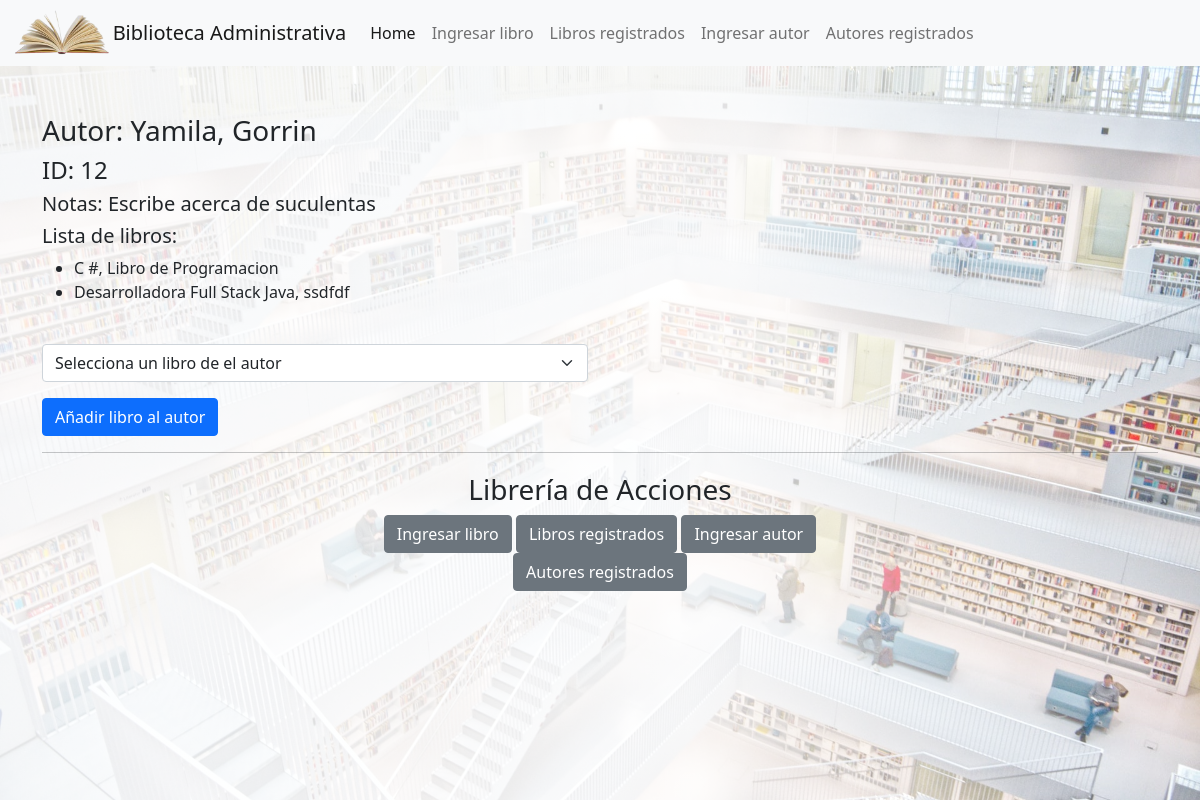
Screenshot of /ver_autor/12 with the database file from the repository.
### books_authors_app/models.py (models this page shows, shortened)
class Autor(models.Model):
    nombre = models.CharField(max_length=45)
    apellido = models.CharField(max_length=45)
    libros = models.ManyToManyField(Libro, related_name="autores")
    notas = models.CharField(max_length=255)
    created_at = models.DateTimeField(auto_now_add=True)
    updated_at = models.DateTimeField(auto_now_add=True)
    def __str__(self):
        return f"Autor: {self.nombre}, {self.apellido}, {self.libros.all()}"

class Libro(models.Model):
    titulo = models.CharField(max_length=255)
    desc = models.CharField(max_length=255)
    created_at = models.DateTimeField(auto_now_add=True)
    updated_at = models.DateTimeField(auto_now_add=True)
    def __repr__(self):
        return f"Libro: {self.titulo}, {self.desc}"

### books_authors_app/views.py (the view)
# urls.py: path('ver_autor/<int:id>', views.ver_autor),
def ver_autor(request, id):
    autor = Autor.objects.get(id=id)
    print("-"*10 , "Vamos a mostrar autor: ", autor)
    libro_add= []
    for libro in Libro.objects.all():
        if libro not in autor.libros.all():
            libro_add.append(libro)
    context = {
        'autor' : autor,
        'libro_add': libro_add,
    }
    return render(request, 'autor_libros.html', context)

### books_authors_app/templates/autor_libros.html (shortened to what this page needs)
<!DOCTYPE html>
<html lang="en">
<head>
    {% load static %}
    <link href="https://cdn.jsdelivr.net/npm/bootstrap@5.1.0/dist/css/bootstrap.min.css" rel="stylesheet"
>
    <link rel="stylesheet" href="{% static 'css/style.css' %}">
</head>
<body>
    <section class="bg">
        <nav class="navbar navbar-expand-lg navbar-light bg-light">
            <div class="container-fluid">
                <img src="{% static 'img/libro.png' %}" class="img-nav" /><a class="navbar-brand" href="#">Biblioteca
                    Administrativa</a>
                <div class="collapse navbar-collapse" id="navbarText">
                    <ul class="navbar-nav me-auto mb-2 mb-lg-0">
                        <li class="nav-item">
                            <a class="nav-link active" aria-current="page" href="/">Home</a>
                        </li>
                        <li class="nav-item">
                            <a class="nav-link" aria-current="page" href="/libros">Ingresar libro</a>
                        </li>
                        <li class="nav-item">
                            <a class="nav-link" href="/libros">Libros registrados</a>
                        </li>
                        <li class="nav-item">
                            <a class="nav-link" href="/autores">Ingresar autor</a>
                        </li>
                        <li class="nav-item">
                            <a class="nav-link" href="/autores">Autores registrados</a>
                        </li>
                    </ul>
                </div>
            </div>
        </nav>
    <div class="container">
        <div class="row">
            <div class="col-sm-12 col-md-6 mt-5">
                <h3>Autor: {{autor.nombre}}, {{autor.apellido}}</h3>
                <h4> ID: {{autor.id}}</h4>
                <h5> Notas: {{autor.notas}} </h5>
                <h5> Lista de libros: </h5>
                <ul>
                    {% for libro in autor.libros.all %}
                    <li> {{libro.titulo}}, {{libro.desc}}</li>
                    {% endfor %}
                </ul>
                <form method="POST" action="/agregar_libro_al_autor">
                    <div class="mb-3">
                        <select class="form-select" name="libro_id">
                            <option selected value="">Selecciona un libro de el autor</option>
                        </select>
                    </div>
                    <button type="submit" class="btn btn-primary">Añadir libro al autor</button>
                </form>
            </div>
        </div>
        <hr>
        <div class="container modulo2">
            <h3> Librería de Acciones </h3>
            <a class="btn btn-secondary" href="/libros">Ingresar libro</a>
            <a class="btn btn-secondary" href="/libros">Libros registrados</a>
            <a class="btn btn-secondary" href="/autores">Ingresar autor</a>
            <a class="btn btn-secondary" href="/autores">Autores registrados</a>
        </div>
    </div>
</section>
</body>
</html>

### books_authors_app/static/css/style.css (style rules this page uses)
.img-nav { height: 50px; width: auto; }
.bg { background: linear-gradient(95.61deg, rgba(255, 255, 255, 0.85) 59.36%, rgba(255, 255, 255, 0) 103.47%), url(../img/bg-desktop.jpeg) no-repeat center center/cover, #f8f6f6a4; height: 100vh; width: 100vw; }
.modulo2 { width: 50%; height: 50%; margin: 20px auto; text-align: center; }

### rows the page displays
Autor: nombre "Yamila", apellido "Gorrin", id "12", notas "Escribe acerca de suculentas"
Libro: titulo "C #", desc "Libro de Programacion"
Libro: titulo "Desarrolladora Full Stack Java", desc "ssdfdf"
